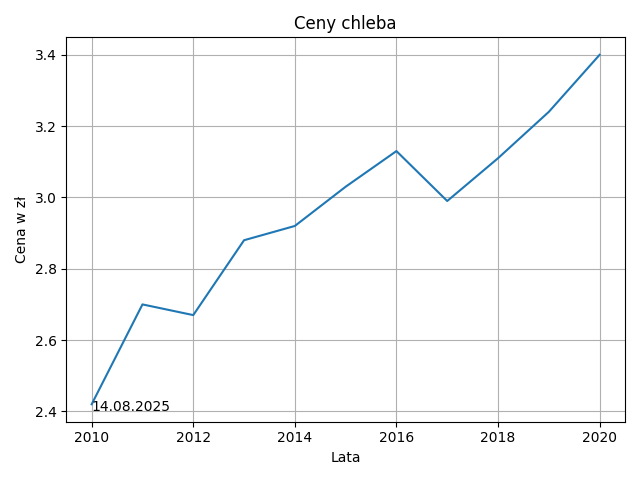

The script that saved this image:
import pandas as pd
import numpy as np
import matplotlib.pyplot as plt

from sqlite3 import connect

conn = connect('ceny_chleb.db')
data = pd.read_sql("SELECT * FROM ceny_produktow", con=conn)
x = data["Rok"].astype(int)
y = data["Wartość"]
plt.annotate(text="14.08.2025", xy=(2010,2.4))
plt.plot(x,y)
plt.title("Ceny chleba")
plt.xlabel("Lata")
plt.ylabel("Cena w zł")
plt.grid(True)
plt.tight_layout()
plt.savefig("M31_zad2.png")
plt.show()